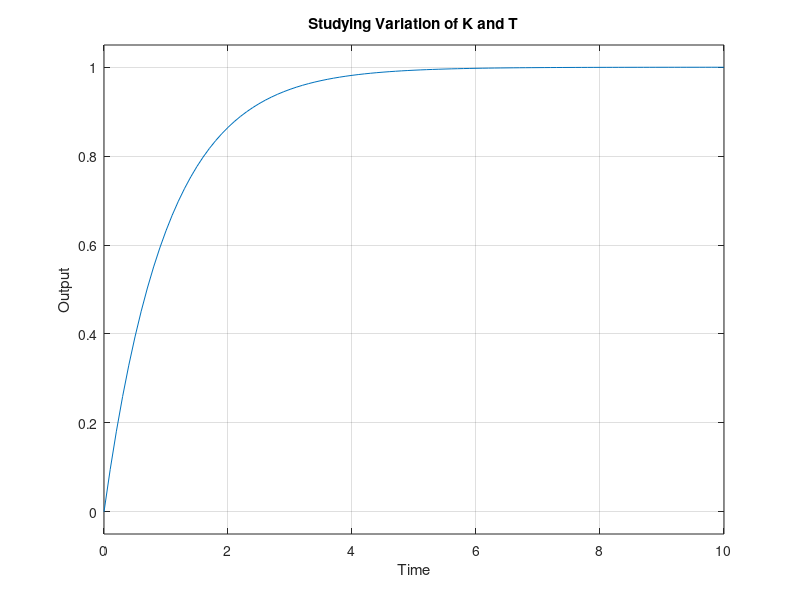

This figure's MATLAB source: (Note: this script raises an error after producing the figure.)
K = [1 3 5];
T = [1 3 5];

legendLabels = {};
for i = 1:length(K)
    for j = 1:length(T)
        num = [K(j)];
        den = [T(i) 1];
        G = tf(num, den);
        step(G, 10);
        hold on;
        title("Studying Variation of K and T")
        xlabel("Time");
        ylabel("Output");
        legendLabels{end + 1} = "K = " + num2str(K(i)) + " && T = " + num2str(T(j));
    end
end
legend(legendLabels);
